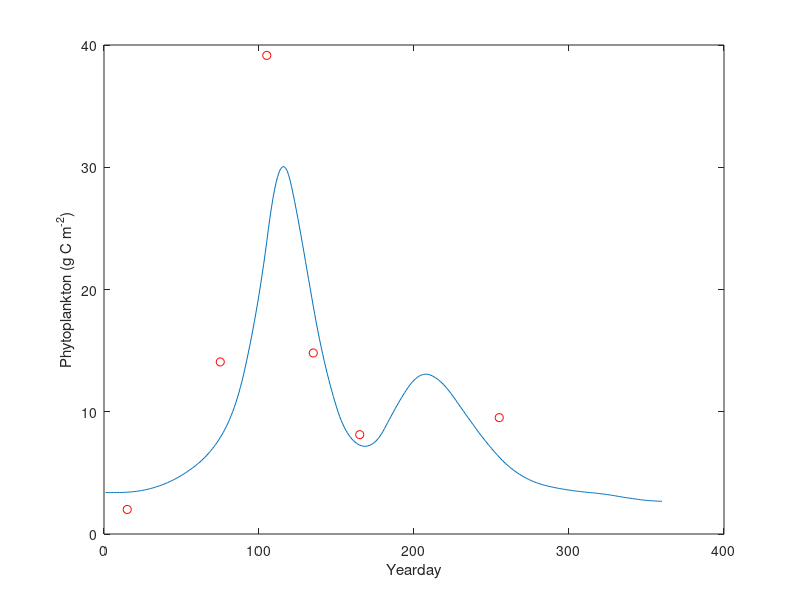

The MATLAB script that drew this image:
% Riley_model script
% Sophie Clayton, 2014
% sclayton@uw.edu

clear all

load Riley_params
load Riley_data

% interpolate Riley forcing data onto daily timestep
iday = 0:15:360;
iday(1)=1;
day = 1:360;
dt = 1;

I0d = interp1(iday, I0, day);
kd = interp1(iday, k, day);
z1d = interp1(iday, z1, day);
N1d = interp1(iday, N1, day);
V1d = interp1(iday, V1, day);
Td = interp1(iday, T, day);
Zd = interp1(iday, Z, day);

% pre-assign arrays for results of model
Pmod = zeros(360,1);
Phmod = zeros(360,1);
Rmod = zeros(360,1);
Gmod = zeros(360,1);

dP = zeros(360,1);
Pmod(1) = P0;


% integrate the model forward in time
for j =1:359;
    Phmod(j) = (p*I0d(j))/(kd(j)*z1d(j)) * (1 - exp(-kd(j)*z1d(j))) * N1d(j) * V1d(j);
    Rmod(j) = R0 * exp(r*Td(j));
    Gmod(j) = g*Zd(j);
    dP(j) = Pmod(j)*(Phmod(j)-Rmod(j)-Gmod(j));
    Pmod(j+1) = Pmod(j) + dP(j)*dt;

end
disp('Success!')
% plot the model result vs the observations

figure(2);
plot(day, Pmod, YD, Ph*17/1000, 'or');ylabel('Phytoplankton (g C m^{-2})');xlabel('Yearday')


